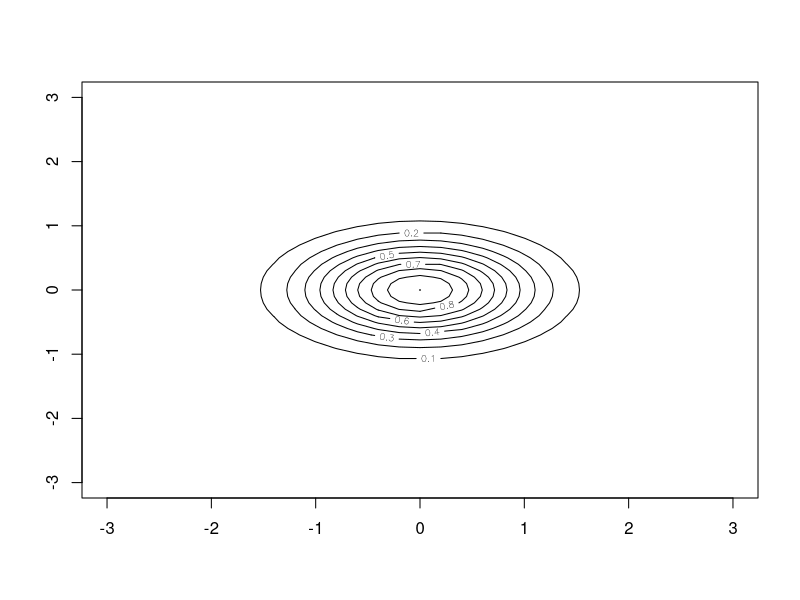

This chart was generated by the following R code:
## ---- chunk 1
knitr::opts_chunk$set(echo = TRUE)
## ---- chunk 2
f = function(t) {
  exp(-t / 4.5) 
}

integral_result = integrate(f, 0, Inf)
print(integral_result$value)
## ---- chunk 3
# ??
## ---- chunk 4
# ??
## ---- chunk 5
# ??
## ---- chunk 6
# ====> optional
# library("plot3D")
# x <- seq(-3, 3, 0.1)
# y <- seq(-3, 3, 0.1)
# z <- outer(x, y, function(x, y) exp(-x^2) * exp(-2*y^2))
# persp3D(
#   x, y, z, theta = 50, phi = 30, ltheta = 120,
#   xlab = "x",  ylab = "y", zlab = "f(x,y)",
#   shade = 0.25,
#   expand = 3,
#   facets = FALSE,
#   scale = FALSE,
#   colkey = FALSE
# )
## ---- chunk 7
# ====> optional
# x <- seq(-3, 3, 0.2)
# y <- seq(-3, 3, 0.1)
# z <- outer(x, y, function(x, y) exp(-x^2) * exp(-2*y^2))
# 
# lattice::levelplot(z, row.values = x, column.values = y, cuts = 50, colorkey=FALSE)
# lattice::contourplot(z, row.values = x, column.values = y, region = TRUE, colorkey=FALSE)
## ---- chunk 8
x <- seq(-3, 3, 0.2)
y <- seq(-3, 3, 0.1)
z <- outer(x, y, function(x, y) exp(-x^2) * exp(-2*y^2))
contour(z, x = x, y = y)
## ---- chunk 9
# ??
## ---- chunk 10
# ??
## ---- chunk 11
# ??
## ---- chunk 12
# ??
## ---- chunk 13
# ??
## ---- chunk 14
# ??
## ---- chunk 15
# ??
## ---- chunk 16
# ??
## ---- chunk 17
# ??
